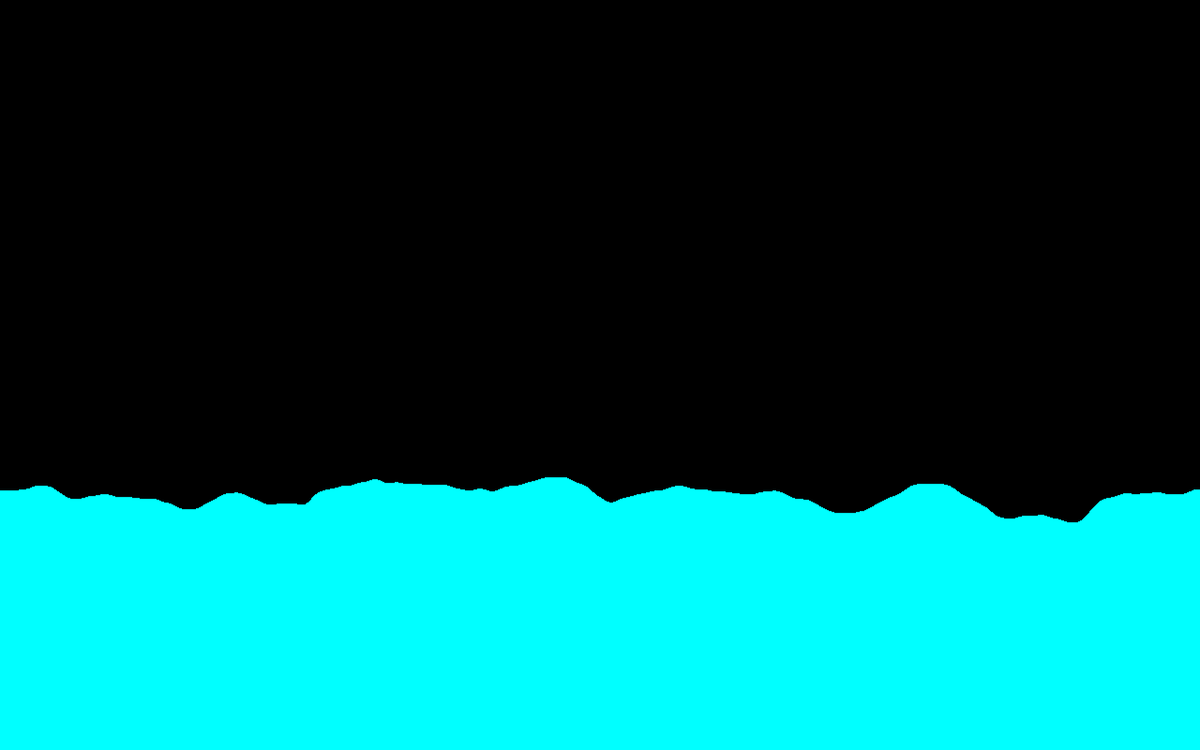
Frame 1 (no input)
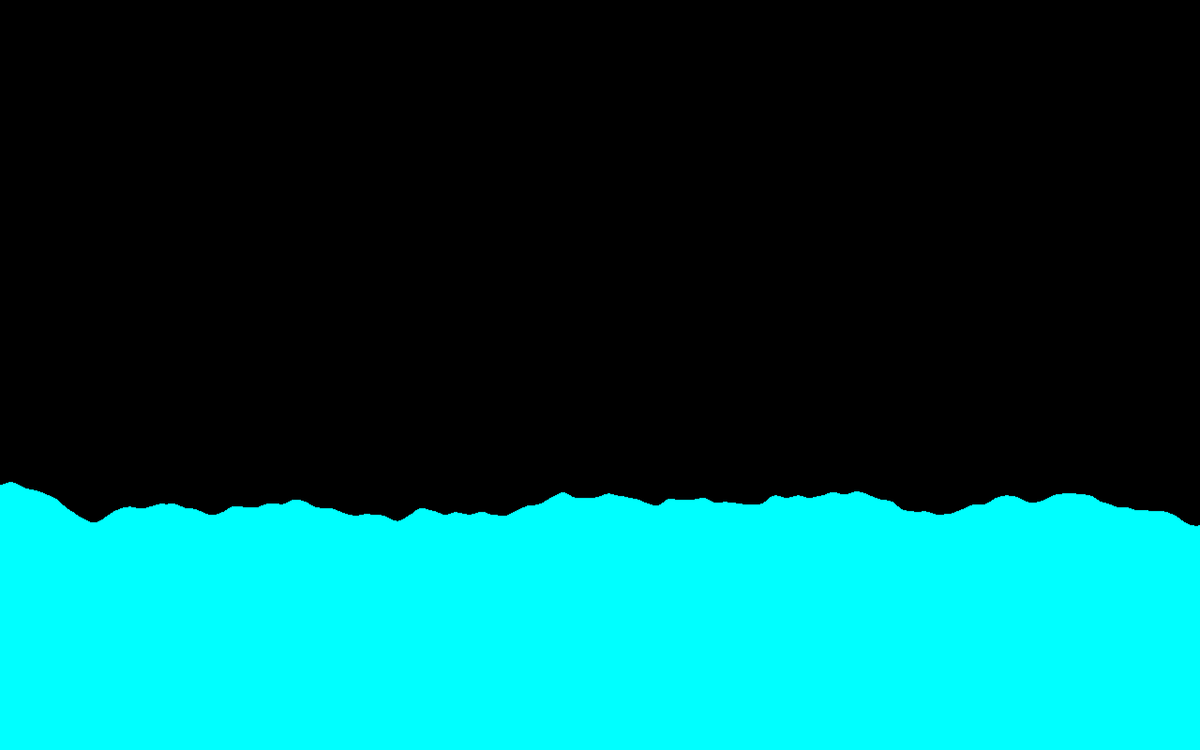
Frame 60 (the mouse pressed at the canvas centre just before this capture)
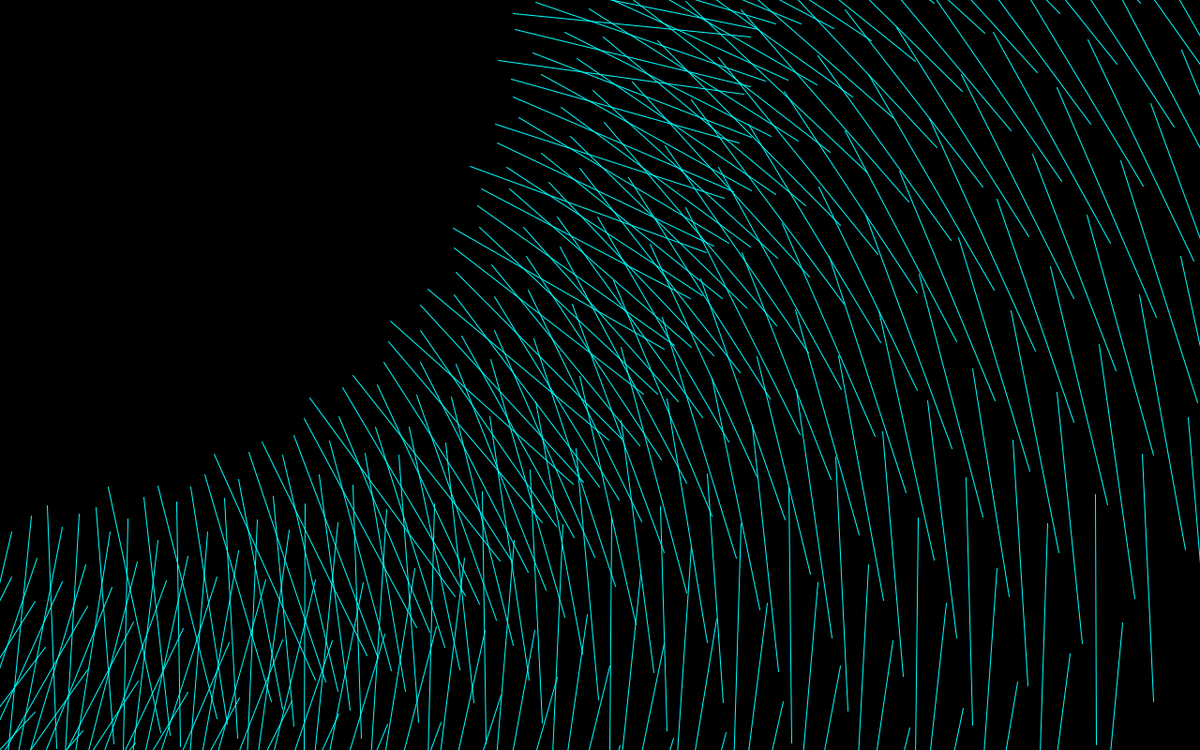
Frame 120 (the mouse held since frame 60 and released just before this capture)

The Processing sketch that drew these frames (run headless with seeded random() and noise(); from frame 60 on, the mouse is pressed at the canvas centre):

// Processing sketch: mistake
// ── mistake.pde
//By Rob 'Gorrilla Ribs' Miller
//Prog's dank as swain's raven
//almust dank as shrek's dank kush, but cant be cuz shrek's dank kush
float ex = 0;
float why = 0;
float noiseScale=0.01;
float scaleNoise=0.01;
int rot = 0;

void setup(){
  size(1280, 800);
}

void draw() {
  rot += 1;
  if(rot == 360) {
   rot = 0; 
  }
  background(0);
  //up/down, sik color
 //ex = ex + 5;
  //for (int x=0; x < width; x++) {
    //float valNoise = noise((500+x)*scaleNoise, ex*scaleNoise);
    //stroke(valNoise*random(255), random(0), random(255));
   //line(x, -500+valNoise*80, x, height);
 //}
  //sideways?
 // ex = ex +5;
  //why = why + 5;
   //for (int x=0; x < height; x++) {
    //float valNoise = noise((500+x)*scaleNoise, why*scaleNoise);
    //stroke(valNoise*random(255), random(0), random(255));
    //translate(width/1.25, height/1.25);
    //rotate(90);
   //line(valNoise*80 + width, x, 0, x);
  //}
  //up/down, cyan
 ex = ex + 5;
  for (int x=0; x < width; x++) {
    float noiseVal = noise((500+x)*noiseScale, ex*noiseScale);
    stroke(noiseVal*0, 255, 255);
    rotate(atan2(mouseX/2, mouseY/2));
   line(x, 500+noiseVal*80, x, height);
  }
   
}
